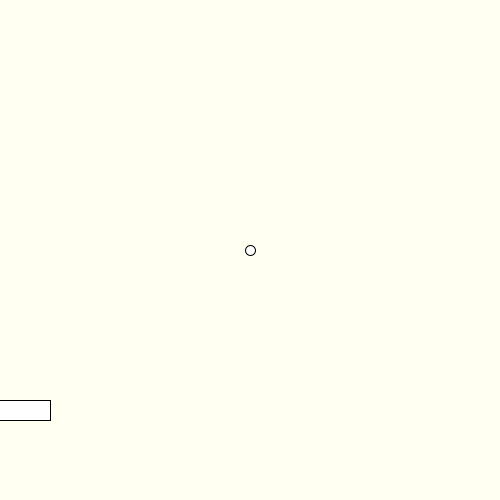
Frame 1 (no input)
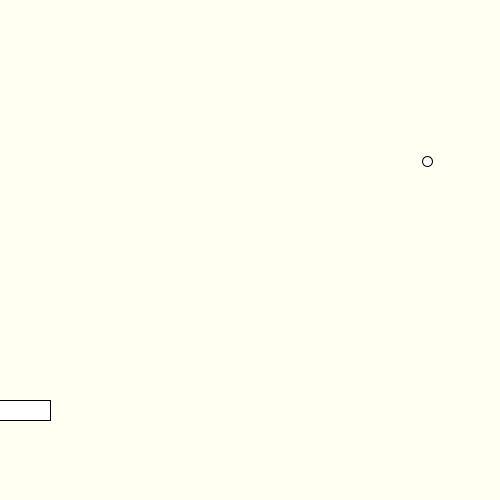
Frame 60 (the mouse pressed at the canvas centre just before this capture)
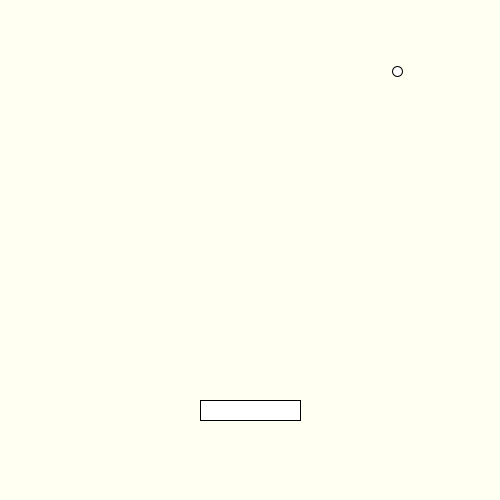
Frame 120 (the mouse held since frame 60 and released just before this capture)

The Processing sketch that drew these frames (run headless with seeded random() and noise(); from frame 60 on, the mouse is pressed at the canvas centre):

// Processing sketch: week04_4_finish_p5_js
// ── week04_4_finish_p5_js.pde
void setup(){
  size(500,500);
}
float x=250, y=250;
float vx=3.0, vy=-1.5;
float boardX, boardY=400, boardW=100, boardH=20;
void draw(){
  boardX = mouseX-boardW/2;
  background(#FFFFF2);
  rect(boardX, boardY, boardW, boardH );
  ellipse(x, y, 10, 10 );
  x = x+vx;
  y = y+vy;
  if(x > 500) vx = -vx;
  if(y < 0 ) vy = -vy;
  if(x < 0 ) vx = -vx;
  if((y> boardY && y>boardY+boardH )&&
    (x> boardX && x<boardX+boardW )){
      vy = -vy;
      vx += (mouseX-pmouseX)/2;
  if(mousePressed && mouseButton == LEFT) boardW *= 1.01;
  if(mousePressed && mouseButton == RIGHT) boardW *= 0.99;
  }
}
